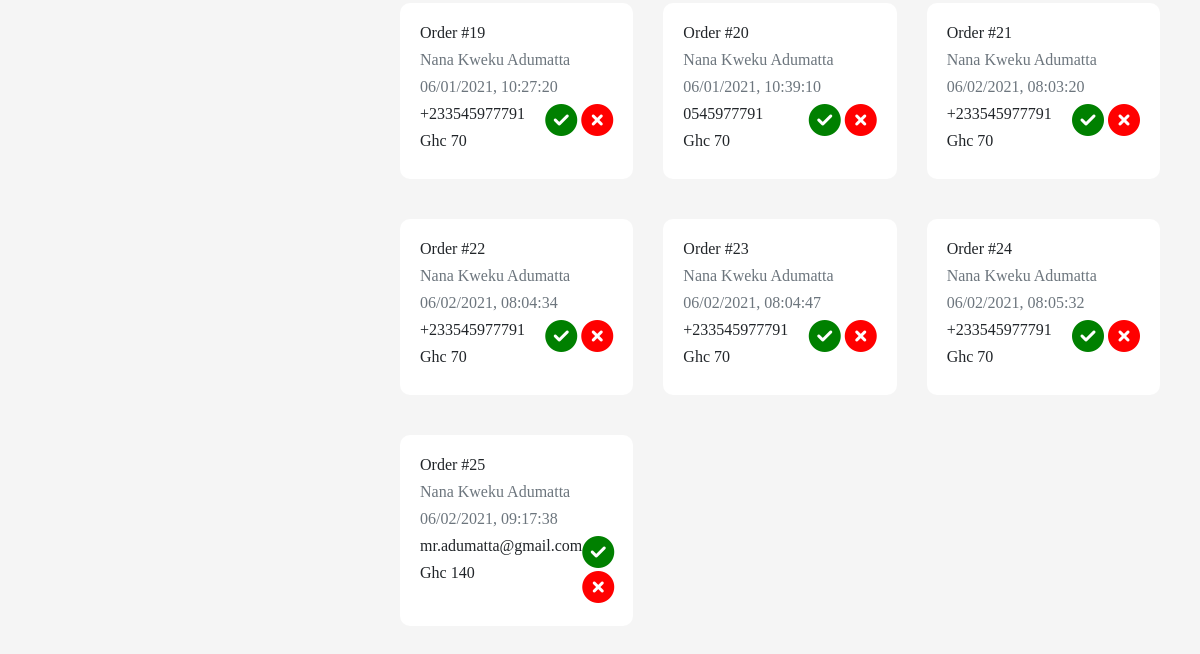
/dash-orders (lower part), run on an earlier commit of the app's database.
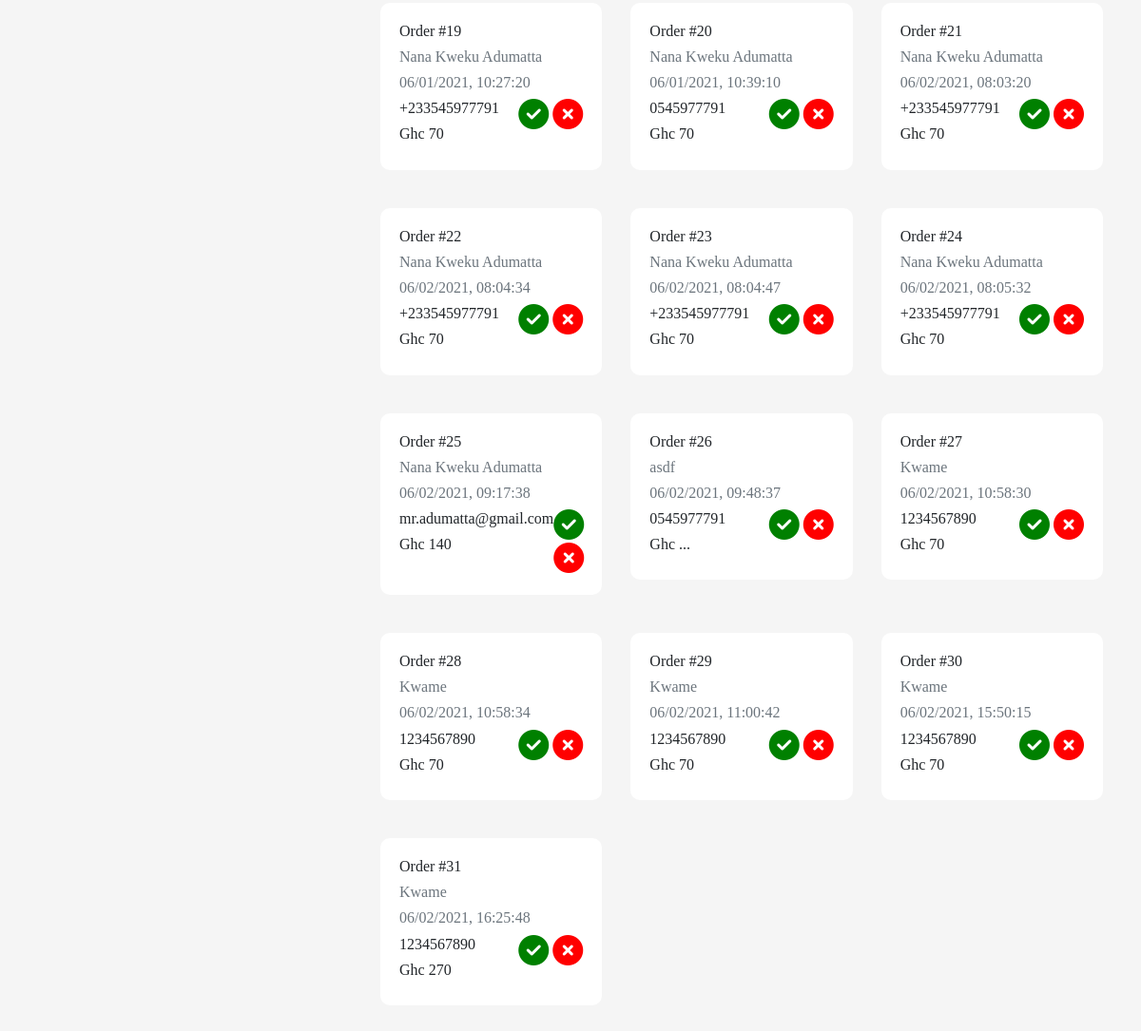
And on a later commit of the database.
### models.py (models this page shows, shortened)
class Order(db.Model):
    id = db.Column(db.Integer, primary_key=True)
    order = db.Column(db.String(), nullable=False)
    user = db.Column(db.String(),nullable=False)
    phone = db.Column(db.String(), nullable=False)
    location = db.Column(db.String(), nullable=False)
    branch = db.Column(db.String(), nullable=False)
    date_created = db.Column(db.DateTime, default=datetime.utcnow)
    total = db.Column(db.String)

### app.py (the view)
@app.route('/dash-orders')
def dashorders():
    orders = Order.query.all()
    return render_template('dash-orders.html', title='Orders', orders = orders)

### templates/dash-orders.html (shortened to what this page needs)
{% extends "dash.html" %}
{% block body %}
<br>
<div class="row">
    {% for order in orders %}
    <div class="col-md-4">
        <div class="card" data-aos="fade-up" data-aos-delay="100">
            <h6>Order #{{order.id}}</h6>
            <h6 class="text-muted" >{{order.user}}</h6>
            <h6 class="text-muted" style="font-weight:300">{{order.date_created.strftime("%m/%d/%Y, %H:%M:%S")}}</h6>
            <div>
            <div class="status">
                <div>
                    <h6 style="font-weight: 300;">{{order.phone}}</a></h6>
                    <h6>Ghc {{order.total}}</h6>
                </div>
                <div>
                    <i class="fas fa-check-circle fa-2x" style="color: green;"></i>
                    <i class="fas fa-times-circle fa-2x" style="color: red;"></i>
                </div>
            </div>
        </div>
    </div>
</div>
{% endfor %}
</div>
{% endblock %}

What changed in the data, as far as the page shows it:
added Order: id "26", user "asdf", date_created "06/02/2021, 09:48:37", phone "0545977791", total "..."
added Order: id "27", user "Kwame", date_created "06/02/2021, 10:58:30", phone "1234567890", total "70"
added Order: id "28", user "Kwame", date_created "06/02/2021, 10:58:34", phone "1234567890", total "70"
added Order: id "29", user "Kwame", date_created "06/02/2021, 11:00:42", phone "1234567890", total "70"
added Order: id "30", user "Kwame", date_created "06/02/2021, 15:50:15", phone "1234567890", total "70"
added Order: id "31", user "Kwame", date_created "06/02/2021, 16:25:48", phone "1234567890", total "270"
